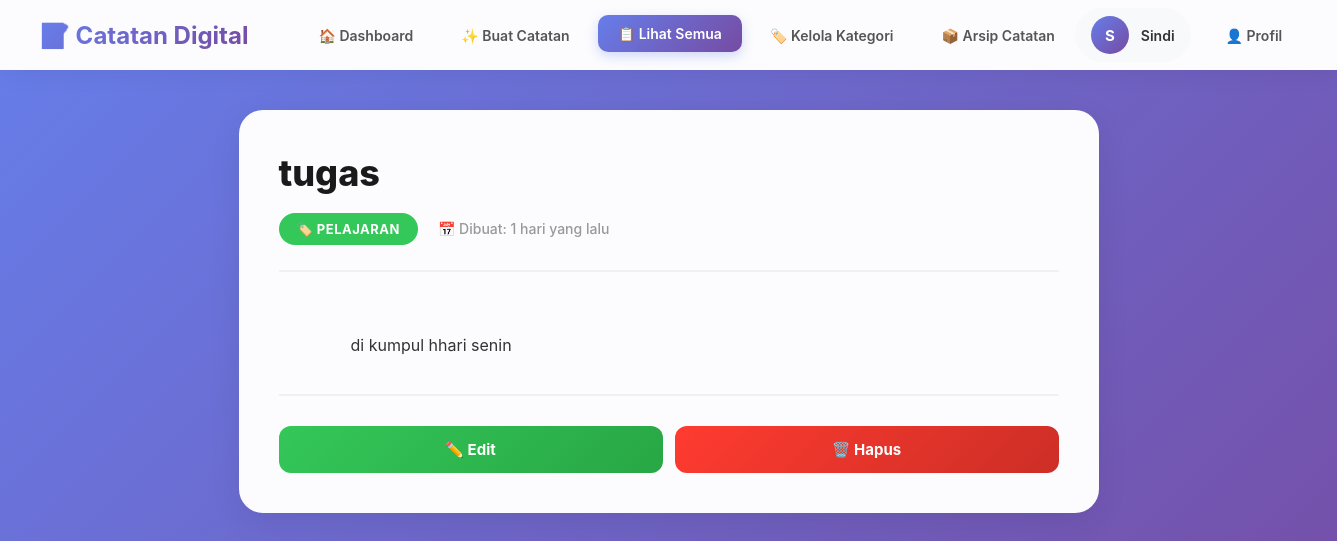
/view_note_detail.php?id=20 (signed in), run on the app's committed database.
### tables this page shows
CREATE TABLE `notes` (
  `id_catatan` int(11) NOT NULL,
  `id_user` int(11) NOT NULL,
  `id_kategori` int(11) DEFAULT NULL,
  `judul` varchar(255) NOT NULL,
  `konten` longtext NOT NULL,
  `tanggal_buat` timestamp NOT NULL DEFAULT current_timestamp(),
  `tanggal_ubah` timestamp NOT NULL DEFAULT current_timestamp() ON UPDATE current_timestamp(),
  `status` enum('aktif','arsip') DEFAULT 'aktif',
  `is_penting` tinyint(1) DEFAULT 0
);

CREATE TABLE `categories` (
  `id_kategori` int(11) NOT NULL,
  `id_user` int(11) NOT NULL,
  `nama_kategori` varchar(50) NOT NULL,
  `warna` varchar(7) DEFAULT '#007AFF',
  `deskripsi` text DEFAULT NULL,
  `tanggal_buat` timestamp NOT NULL DEFAULT current_timestamp()
);

### view_note_detail.php (the view, shortened to what this page needs)
<?php
$host = 'localhost';
$dbname = 'db_catatan_digital';
$username = 'root';
$password = '';
try {
    $pdo = new PDO("mysql:host=$host;dbname=$dbname;charset=utf8mb4", $username, $password);
    $pdo->setAttribute(PDO::ATTR_ERRMODE, PDO::ERRMODE_EXCEPTION);
} catch(PDOException $e) {
    die("Koneksi database gagal: " . $e->getMessage());
}
$user_id = null;
try {
    $stmt = $pdo->prepare("SELECT id_user FROM users WHERE email = :email");
    $stmt->execute([':email' => $_SESSION['user_email']]);
    $user = $stmt->fetch(PDO::FETCH_ASSOC);
    if ($user) {
        $user_id = $user['id_user'];
    } else {
        die("User tidak ditemukan di database!");
    }
} catch(PDOException $e) {
    die("Error mengambil data user: " . $e->getMessage());
}
$note_id = $_GET['id'] ?? null;
try {
    $stmt = $pdo->prepare("
        SELECT
            n.id_catatan,
            n.judul,
            n.konten,
            n.tanggal_buat,
            n.tanggal_ubah,
            n.id_kategori,
            c.nama_kategori,
            c.warna as kategori_warna
        FROM notes n
        LEFT JOIN categories c ON n.id_kategori = c.id_kategori
        WHERE n.id_catatan = :id AND n.id_user = :user_id AND n.status = 'aktif'
    ");
    $stmt->execute([
        ':id' => $note_id,
        ':user_id' => $user_id
    ]);
    $note = $stmt->fetch(PDO::FETCH_ASSOC);
} catch(PDOException $e) {
    die("Error mengambil catatan: " . $e->getMessage());
}
$user_name = htmlspecialchars(ucfirst($_SESSION['user_name'] ?? 'User'));
function time_ago($datetime) {
    $time = strtotime($datetime);
    $diff = time() - $time;
    if ($diff < 604800) return floor($diff / 86400) . ' hari yang lalu';
    return date('d M Y', $time);
}
?>
<!DOCTYPE html>
<html lang="id">
<head>
</head>
<body>
    <nav class="navbar">
        <div class="navbar-left">
            <h1>📝 Catatan Digital</h1>
            <div class="navbar-menu">
                <a href="dashboard.php" class="menu-btn">🏠 Dashboard</a>
                <a href="create_note.php" class="menu-btn">✨ Buat Catatan</a>
                <a href="view_notes.php" class="menu-btn active">📋 Lihat Semua</a>
                <a href="manage_category.php" class="menu-btn">🏷️ Kelola Kategori</a>
                <a href="archive_notes.php" class="menu-btn">📦 Arsip Catatan</a>
            </div>
        </div>
        <div class="user-menu">
            <div class="user-info">
                <div class="user-avatar"><?php echo strtoupper($user_name[0]); ?></div>
                <div class="user-name"><?php echo $user_name; ?></div>
            </div>
            <a href="profile.php" class="navbar-btn">👤 Profil</a>
            <a href="logout.php" class="navbar-btn">🚪 Logout</a>
        </div>
    </nav>
    <div class="main-container">
        <div class="content-container" style="--category-color: <?php echo htmlspecialchars($note['kategori_warna'] ?? '#667eea'); ?>">
            <div class="note-header">
                <h1 class="note-title"><?php echo htmlspecialchars($note['judul']); ?></h1>
                <div class="note-meta">
                    <span class="note-category" style="background: <?php echo htmlspecialchars($note['kategori_warna'] ?? '#667eea'); ?>">
                        🏷️ <?php echo htmlspecialchars($note['nama_kategori'] ?? 'Tanpa Kategori'); ?>
                    </span>
                    <span class="note-date">
                        📅 Dibuat: <?php echo time_ago($note['tanggal_buat']); ?>
                    </span>
                </div>
            </div>
            <div class="note-content">
                <?php
                $content = $note['konten'] ?? '';
                if (empty($content)) {
                    echo '<em style="color: #999;">Tidak ada konten catatan</em>';
                } else {
                    echo nl2br(htmlspecialchars($content));
                }
                ?>
            </div>
            <div class="action-buttons">
                <a href="edit_note.php?id=<?php echo $note['id_catatan']; ?>" class="btn-action btn-edit">
                    ✏️ Edit
                </a>
                <a href="?delete=<?php echo $note['id_catatan']; ?>"
                   class="btn-action btn-delete"
                   onclick="return confirm('⚠️ PERINGATAN!\n\nYakin ingin menghapus catatan ini secara PERMANEN?\n\nCatatan yang dihapus tidak dapat dipulihkan!')">
                    🗑️ Hapus
                </a>
            </div>
        </div>
    </div>
</body>
</html>

### view_note_detail.php (style rules this page uses)
* { margin: 0; padding: 0; box-sizing: border-box; }
body { font-family: 'Inter', 'Segoe UI', sans-serif; background: linear-gradient(135deg, #667eea 0%, #764ba2 100%); min-height: 100vh; }
.navbar { background: rgba(255, 255, 255, 0.98); backdrop-filter: blur(20px); padding: 0 40px; display: flex; justify-content: space-between; align-items: center; box-shadow: 0 4px 24px rgba(0, 0, 0, 0.06); position: sticky; top: 0; z-index: 100; height: 70px; }
.navbar-left { display: flex; align-items: center; gap: 50px; flex: 1; }
.navbar h1 { font-size: 24px; font-weight: 700; background: linear-gradient(135deg, #667eea 0%, #764ba2 100%); -webkit-background-clip: text; -webkit-text-fill-color: transparent; background-clip: text; white-space: nowrap; }
.navbar-menu { display: flex; gap: 8px; align-items: center; }
.menu-btn { padding: 10px 20px; background: transparent; color: #555; border: none; border-radius: 10px; cursor: pointer; font-weight: 600; transition: all 0.3s ease; text-decoration: none; font-size: 14px; display: flex; align-items: center; gap: 8px; white-space: nowrap; }
.menu-btn:hover, .menu-btn.active { background: linear-gradient(135deg, #667eea 0%, #764ba2 100%); color: white; transform: translateY(-2px); box-shadow: 0 4px 12px rgba(102, 126, 234, 0.3); }
.user-menu { display: flex; gap: 15px; align-items: center; }
.user-info { display: flex; align-items: center; gap: 12px; padding: 8px 16px; background: #f8f9fa; border-radius: 50px; transition: all 0.3s; }
.user-avatar { width: 38px; height: 38px; border-radius: 50%; background: linear-gradient(135deg, #667eea 0%, #764ba2 100%); color: white; display: flex; align-items: center; justify-content: center; font-weight: 700; font-size: 15px; }
.user-name { font-weight: 600; color: #333; font-size: 14px; }
.navbar-btn { padding: 10px 20px; border: none; border-radius: 10px; background: transparent; color: #555; cursor: pointer; font-weight: 600; transition: all 0.3s ease; text-decoration: none; font-size: 14px; display: flex; align-items: center; gap: 8px; white-space: nowrap; }
.main-container { max-width: 900px; margin: 0 auto; padding: 40px 20px; }
.content-container { background: rgba(255, 255, 255, 0.98); backdrop-filter: blur(20px); padding: 40px; border-radius: 24px; box-shadow: 0 8px 32px rgba(0, 0, 0, 0.08); }
.note-header { margin-bottom: 30px; padding-bottom: 25px; border-bottom: 2px solid #f0f0f0; }
.note-title { font-size: 36px; font-weight: 800; color: #1a1a1a; margin-bottom: 16px; line-height: 1.3; }
.note-meta { display: flex; gap: 20px; align-items: center; flex-wrap: wrap; }
.note-category { display: inline-flex; align-items: center; gap: 8px; background: var(--category-color, #667eea); color: white; padding: 8px 18px; border-radius: 25px; font-size: 13px; font-weight: 700; text-transform: uppercase; letter-spacing: 0.5px; }
.note-date { color: #999; font-size: 14px; font-weight: 500; display: flex; align-items: center; gap: 6px; }
.note-content { color: #333; font-size: 16px; line-height: 1.8; margin-bottom: 35px; white-space: pre-wrap; word-wrap: break-word; }
.action-buttons { display: flex; gap: 12px; padding-top: 30px; border-top: 2px solid #f0f0f0; flex-wrap: wrap; }
.btn-action { flex: 1; min-width: 140px; padding: 14px 24px; border: none; border-radius: 12px; font-size: 15px; font-weight: 700; cursor: pointer; transition: all 0.3s; display: flex; align-items: center; justify-content: center; gap: 8px; text-decoration: none; }
.btn-edit { background: linear-gradient(135deg, #34C759 0%, #28a745 100%); color: white; }
.btn-delete { background: linear-gradient(135deg, #FF3B30 0%, #cc2e26 100%); color: white; }

### data on the page
notes: judul "tugas", id_kategori.nama_kategori "PELAJARAN", tanggal_buat "1 hari yang lalu", konten "di kumpul hhari senin"

### other printed values
$user_name[0] "S"
$user_name "Sindi"
